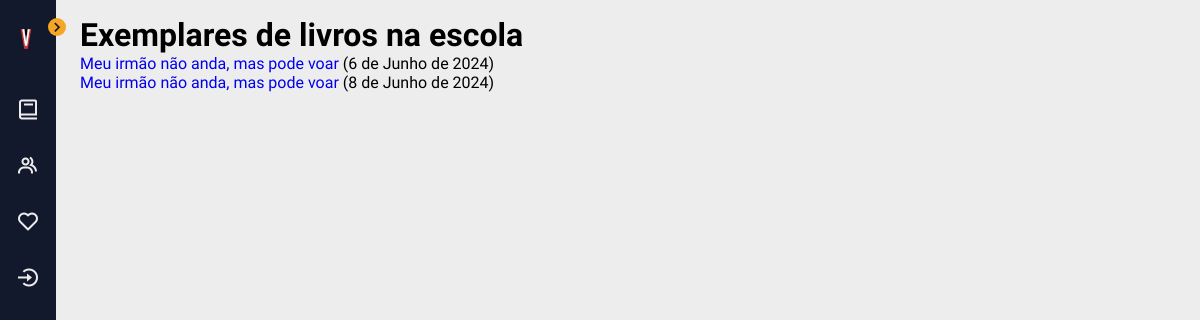
The page /catalogo/bookinstances/ on the database its author committed.
### catalogo/models.py (models this page shows, shortened)
class BookInstance(models.Model):
    id = models.UUIDField(primary_key=True, default=uuid.uuid4,
                          help_text="Identificação única para o livro no sistema")
    book = models.ForeignKey('Book', on_delete=models.RESTRICT, null=True, verbose_name='Livro')
    due_back = models.DateField('Devolução', null=True, blank=True, help_text='Data de devolução')
    borrower = models.ForeignKey(
        settings.AUTH_USER_MODEL, on_delete=models.SET_NULL, null=True, blank=True, verbose_name='Mutuário')
    @property
    def is_overdue(self):
        return bool(self.due_back and date.today() > self.due_back)
    LOAN_STATUS = (
        ('o', 'Emprestado'),
        ('a', 'Disponível'),
    )
    status = models.CharField(
        max_length=1,
        choices=LOAN_STATUS,
        blank=True,
        default='a',
        help_text='Disponibilidade do livro')
    class Meta:
        ordering = ['due_back']
        permissions = (("can_mark_returned", "Set book as returned"),)

class Book(models.Model):
    título = models.CharField(max_length=200)
    autor = models.ForeignKey('Autor', on_delete=models.RESTRICT, null=True)
    resumo = models.TextField(
        max_length=1000, help_text="Insira uma breve descrição do livro.")
    gênero = models.ManyToManyField(
        Gênero, help_text="Selecione um gênero para este livro")
    idade = models.PositiveSmallIntegerField('Faixa etária', default=0)
    capa = models.TextField(max_length=1000, help_text="Insira um link para a imagem da capa do livro.", default="https://vectorportal.com/storage/book-vector(1).jpg")
    class Meta:
        ordering = ['título', 'autor']
    def display_gênero(self):
        """Creates a string for the Genre. This is required to display genre in Admin."""
        return ', '.join([gênero.name for gênero in self.gênero.all()[:3]])
    display_gênero.short_description = 'Gênero'

### catalogo/views.py (the view)
# urls.py: path('bookinstances/', views.BookInstanceListView.as_view(), name='bookinstances'),
class BookInstanceListView(generic.ListView):
    model = BookInstance
    paginate_by = 10

### catalogo/templates/catalogo/bookinstance_list.html (shortened to what this page needs)
{% extends "base_generic.html" %}
{% block content %}
    <h1>Exemplares de livros na escola</h1>
    <ul>
      {% for bookinst in bookinstance_list %}
      <li class="{% if bookinst.is_overdue %}text-danger{% endif %}">
        <a href="{% url 'bookinstance-detail' bookinst.pk %}">{{bookinst.book.título}}</a> ({{ bookinst.due_back }})
      </li>
      {% empty %}
      <li>Não existem exemplares disponíveis.</li>
      {% endfor %}
    </ul>
{% endblock %}

### catalogo/static/assets/css/base.css (style rules this page uses)
:root { --first-color: #12192C; --second-color: #F5A623; --white-color: #EDEDED; }
:root { --body-font: 'Quicksand', sans-serif; --small-font-size: 0.875rem; }
@media screen and (min-width: 768px) { :root { --small-font-size: 0.938rem; } }
:root { --z-back: -10; --z-normal: 1; --z-tooltip: 10; --z-fixed: 100; --z-modal: 1000; }
body { position: relative; margin: 0; padding: 1rem 0 0 5rem; font-family: var(--body-font); background-color: var(--white-color); -webkit-transition: .5s; transition: .5s; }
h1 { margin: 0; }
ul, li { margin: 0; padding: 0; list-style: none; }
a { text-decoration: none; }

### rows shown on the page
BookInstance: book.título "Meu irmão não anda, mas pode voar", due_back "6 de Junho de 2024"
BookInstance: book.título "Meu irmão não anda, mas pode voar", due_back "8 de Junho de 2024"
